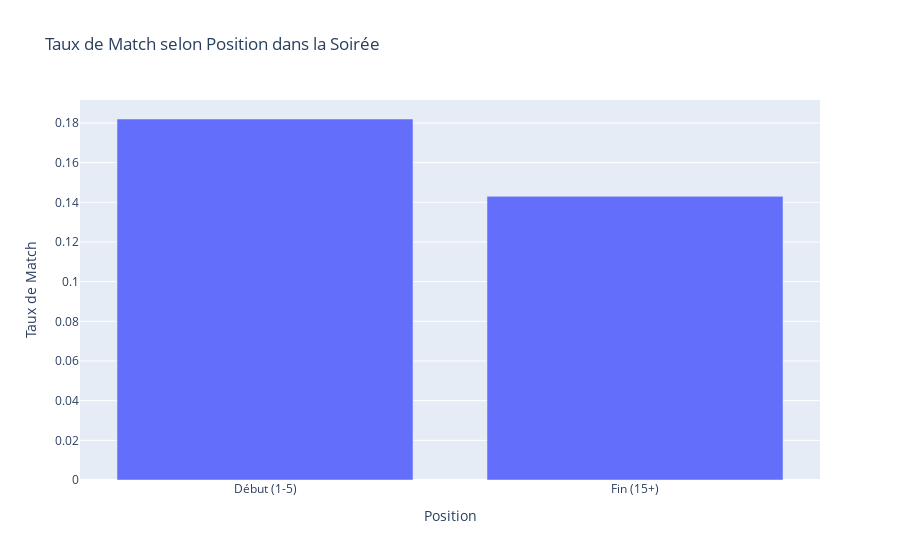

Here is the notebook cell this chart was saved with:
### Code cell
# Graphique position dans soirée
fig = px.bar(x=['Début (1-5)', 'Fin (15+)'], 
             y=[0.182, 0.143],
             title='Taux de Match selon Position dans la Soirée',
             labels={'x': 'Position', 'y': 'Taux de Match'})
fig.show()

### Figure 1 — Plotly figure (JSON) as saved in the notebook; plotly's stock layout.template omitted (floating-point values rounded to 4 significant figures)
{"data": [{"alignmentgroup": "True", "hovertemplate": "Position=%{x}<br>Taux de Match=%{y}<extra></extra>", "legendgroup": "", "marker": {"color": "#636efa", "pattern": {"shape": ""}}, "name": "", "offsetgroup": "", "orientation": "v", "showlegend": false, "textposition": "auto", "type": "bar", "x": ["Début (1-5)", "Fin (15+)"], "xaxis": "x", "y": [0.182, 0.143], "yaxis": "y"}], "layout": {"barmode": "relative", "legend": {"tracegroupgap": 0}, "title": {"text": "Taux de Match selon Position dans la Soirée"}, "xaxis": {"anchor": "y", "domain": [0, 1], "title": {"text": "Position"}}, "yaxis": {"anchor": "x", "domain": [0, 1], "title": {"text": "Taux de Match"}}}}
